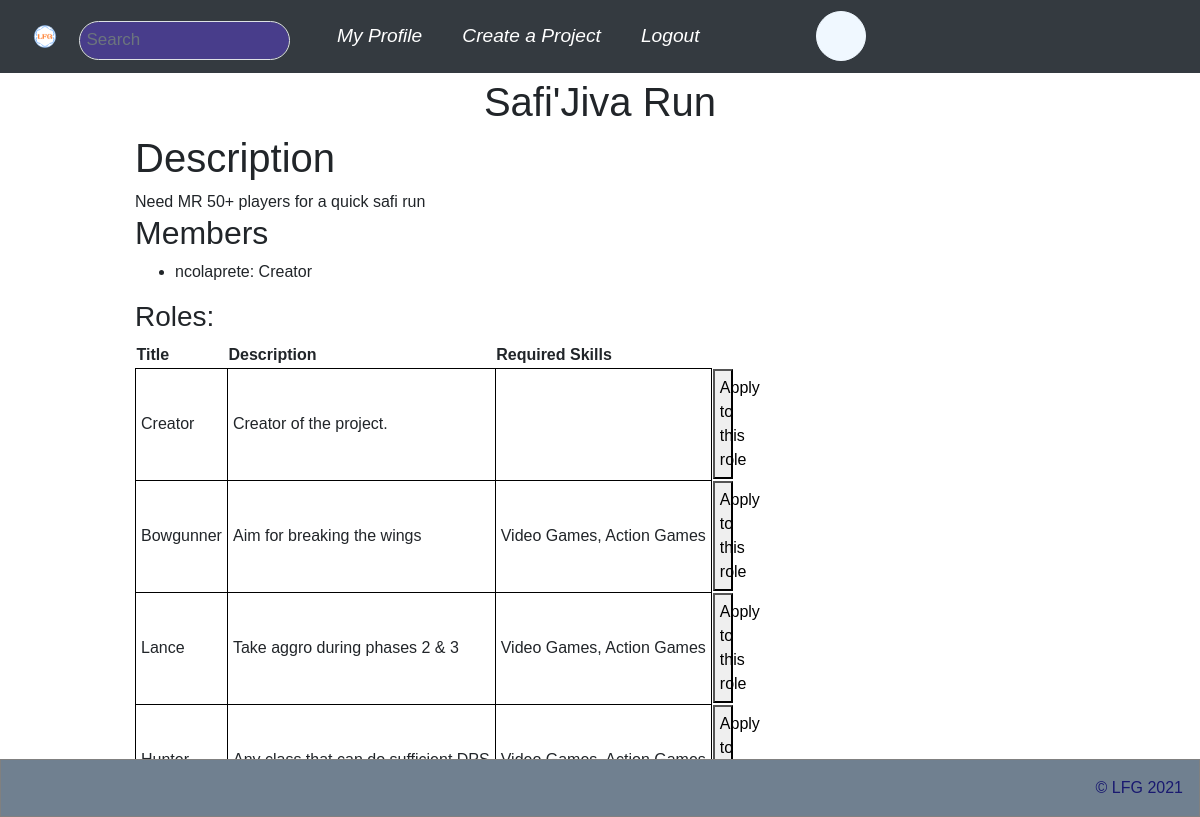
Page /project/3/ (signed in) on the committed database.
### LFGCore/models.py (models this page shows, shortened)
class Project(models.Model):
  channels = models.ManyToManyField('ChatChannel', through='ProjectChannel')
  name = models.CharField(max_length=45)
  description = models.CharField(max_length=10000)
  start_date = models.DateTimeField(default=now)
  end_date = models.DateTimeField(null=True)
  active = models.BooleanField(default=True)
  def applicable_role_list(self, user):
    roles = []
    for role in self.role_set.all():
      is_applicable = True
      if not user.is_authenticated:
        is_applicable = False
      else:
        membership = False
        if self.member_set.filter(profile=user.profile):
          membership = self.member_set.get(profile=user.profile)
        if role in map(lambda a: a.role, user.profile.application_set.filter(~Q(status='R'))):
          is_applicable = False
        if membership and role in membership.roles.all():
          is_applicable = False
        roles.append((role, is_applicable))
    return roles

class Member(models.Model):
  profile = models.ForeignKey(Profile, on_delete=models.CASCADE)
  project = models.ForeignKey(Project, on_delete=models.CASCADE)
  roles = models.ManyToManyField('Role')
  is_owner = models.BooleanField()
  start_date = models.DateTimeField()
  end_date = models.DateTimeField(null=True)
  active = models.BooleanField(default=True)

class Profile(models.Model):
  user = models.OneToOneField(User, on_delete=models.CASCADE)
  address = models.OneToOneField('Address', on_delete=models.CASCADE, null=True)
  projects = models.ManyToManyField('Project', through='Member', related_name="memberships")
  chat_channels = models.ManyToManyField('ChatChannel', related_name="channels")
  chats = models.ManyToManyField('ChatChannel', related_name="chats", through='Chat')
  friends = models.ManyToManyField("self", through='Friend')
  bio = models.CharField(max_length=1000, null=True, default="")
  telephone_number = models.DecimalField(max_digits=11, decimal_places=0, null=True)
  applications = models.ManyToManyField('Role', through='Application', related_name="role_application")

class Role(models.Model):
  project = models.ForeignKey(Project, on_delete=models.CASCADE)
  skills = models.ManyToManyField('Skill')
  title = models.CharField(max_length=45)
  description = models.CharField(max_length=1000)
  def __str__(self):
    return self.title

class Skill(models.Model):
  parent = models.ForeignKey("self", on_delete=models.CASCADE, null=True)
  name = models.CharField(max_length=45)
  description = models.CharField(max_length=250)
  def __str__(self):
    return self.name

### LFGCore/views.py (the view)
# urls.py: path('project/<int:id>/', views.project, name= 'project_view'),
@login_required
def project(request, id=None):
  if id == None:
    return HttpResponseNotFound()
  else:
    project = Project.objects.get(id=id)
    if project == None or not project.active:
      return HttpResponseNotFound(f"<p>Project id {id} does not exist</p>")
  role_form = ProjectRoleForm(initial={'project' : project})
  membership = request.user.profile.member_set.filter(project=project)
  is_owner = False
  if not membership.exists():
    membership = None
  else:
    membership = membership[0]
    is_owner = membership.is_owner
  role_list = project.applicable_role_list(request.user)
  return render(request, 'LFGCore/project.html', {
    "user" : request.user,
    "membership" : membership,
    "is_owner" : is_owner,
    "project" : project,
    "role_list" : role_list,
    "role_form" : role_form
  })

### LFGCore/forms.py
class ProjectRoleForm(forms.ModelForm):
    class Meta:
        model = Role
        fields = ('title', 'description', 'project', 'skills')
    def __init__(self, *args, **kwargs):
        super(ProjectRoleForm, self).__init__(*args, **kwargs)
        self.fields['project'].widget = forms.HiddenInput()
        self.fields['skills'] = forms.ModelMultipleChoiceField(queryset=Skill.objects.all(), widget=forms.SelectMultiple())

### LFGCore/templates/LFGCore/project.html (shortened to what this page needs)
{% extends "LFGCore/top.html" %}
{% block content %}
<h1 style="text-align: center;">{{ project.name }}</h1>
<h1>Description</h1>
{{ project.description }}
<h2>Members</h2>
<ul>
  {% for member in project.member_set.all %}
    <li>
      {{ member.profile.user.username }}: {{ member.roles.all|join:", " }}
    </li>
  {% endfor %}
</ul>
<h3>Roles:</h3>
<table>
  <tr>
    <th>Title</th>
    <th>Description</th>
    <th>Required Skills</th>
  </tr>
  {% for role, is_applicable in role_list %}
  <tr>
    <td style='border: 1px solid black; padding: 5px'>{{ role.title }}</td>
    <td style='border: 1px solid black; padding: 5px'>{{ role.description }}</td>
    <td style='border: 1px solid black; padding: 5px'>{{ role.skills.all|join:", " }}</td>
    <td>
      {% if is_applicable %}
      <form action="/role/apply/{{ role.id }}/" method="post">
        <button type="submit">Apply to this role</button>
      </form>
      {% endif %}
    </td>
    <td>
    </td>
  </tr>
  {% endfor %}
{% endblock content %}

### LFGCore/templates/LFGCore/top.html (shortened to what this page needs)
<!DOCTYPE html>
<html>
  {% load widget_tweaks %}
  {% load bootstrap4 %}
  {% bootstrap_css %}
<head>
  <link rel="stylesheet" href="/static/top/top.css">
</head>
<body>
{% block body %}
  <div class="topnav navbar navbar-expand-lg navbar-dark bg-dark" style="width: 100%; margin-bottom: 5px;">
    <div class="logo" style="width: 5%;">
      <a href="/">
        <img src="/static/top/logo.svg" alt="Logo" width="100%" height="auto" />
      </a>
    </div>
    <form class="input-group" action="/search/" style="margin-left: 5px; width: 20%;">
      <div style="width: 100%;">
      <input class="form-control border-end-0 border rounded-pill" type="text" placeholder="Search" name="query"
      style="width: 90%;background-color: darkslateblue;">
     </div>
    </form>
    <a class="active font-italic" href="/accounts/profile/" style="margin-left: 8px;font-size: 120%; color: white;">My Profile</a>
    <a class="font-italic" href="/project/create/" style="margin-left: 8px;font-size: 120%; color: white;">Create a Project</a>
    <a class="font-italic" style="margin-left: 8px;font-size: 120%; color: white;" href="/logout/">Logout</a>
    <div class="" style="margin-left: 100px;width: 50px;background-color: aliceblue; border-radius: 50px; border:1px solid aliceblue;height: 50px;">
    </div>
  </div>
  <div class="container">
  {% block content %}{% endblock content %}
</div>
<footer style="height: auto;margin-top: 5px;">
  <div class= "navbar" role="navigation">
      <div class="navbar-text pull-center">
      &copy; LFG 2021
      </div>
  </div>
  </footer>
  {% endblock body %}
</body>
</html>

### static/top/top.css (style rules this page uses)
* { box-sizing: border-box; }
body { margin: 0; font-family: Arial, Helvetica, sans-serif; }
.topnav { overflow: hidden; background-color: #e9e9e9; }
.topnav a { float: left; display: block; color: black; text-align: center; padding: 14px 16px; text-decoration: none; font-size: 17px; }
.topnav a.active { color: rgb(5, 5, 5); }
.topnav input[type=text] { padding: 6px; margin-top: 8px; font-size: 17px; border: none; }
.logo { display: inline-block; float: left }

### LFGCore/templates/LFGCore/top.html (style rules this page uses)
footer { border: 1px solid gray; margin-top: 5px;; height: 150px; width: 90%; margin: auto; position: fixed; left: 0; bottom: 0; width: 100%; background-color:slategray; color:midnightblue; text-align: center; }
.container { text-align: left; width: 80%; }
button { width: 15%; padding: 5px; }

### rows in the picture
Project: name "Safi'Jiva Run", description "Need MR 50+ players for a quick safi run"
Member: profile.user.username "ncolaprete", roles.all "Creator"
Role: title "Creator", description "Creator of the project."
Role: title "Bowgunner", description "Aim for breaking the wings", skills.all "Video Games, Action Games"
Role: title "Lance", description "Take aggro during phases 2 & 3", skills.all "Video Games, Action Games"
